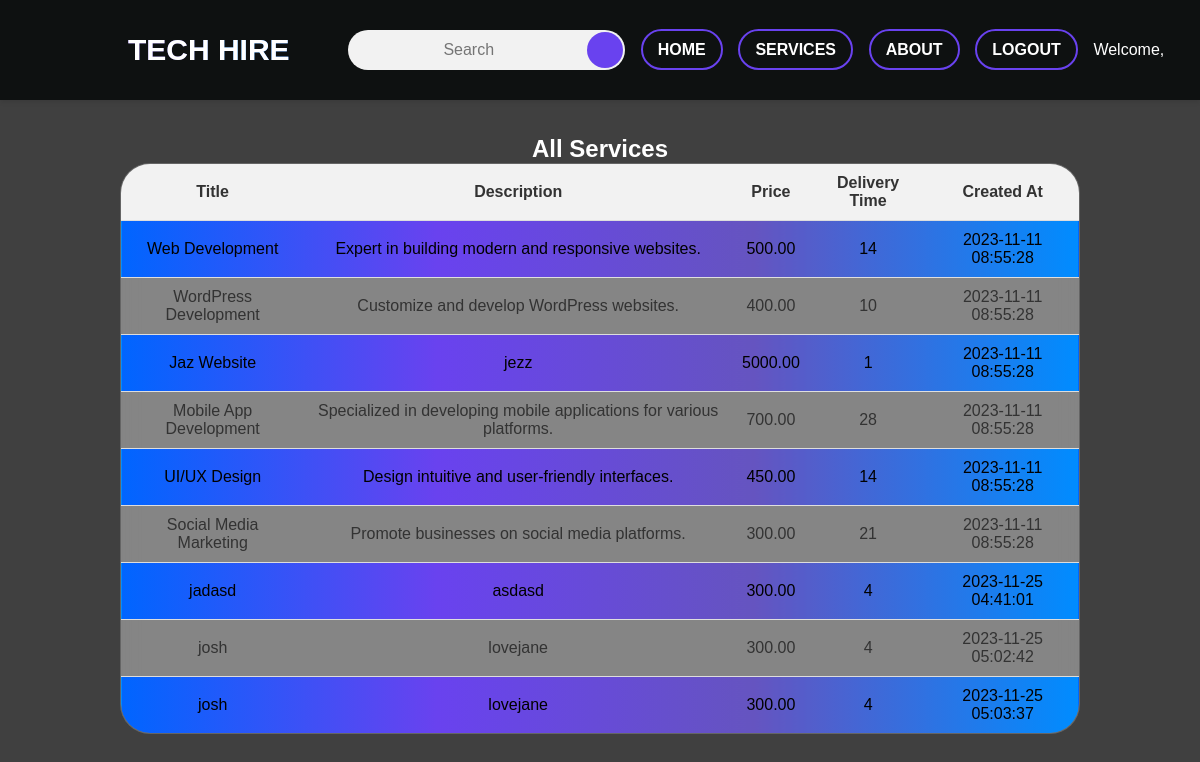
/pages/services.php (signed in), run on the app's committed database.
### tables this page shows
CREATE TABLE `services` (
  `service_id` int(11) NOT NULL,
  `freelancer_id` int(11) NOT NULL,
  `title` varchar(255) NOT NULL,
  `descriptions` text NOT NULL,
  `price` decimal(10,2) NOT NULL,
  `delivery_time` int(11) DEFAULT NULL,
  `created_at` timestamp NOT NULL DEFAULT current_timestamp(),
  `files` varchar(255) DEFAULT NULL
);

### pages/services.php (the view, shortened to what this page needs)
<!DOCTYPE html>
<html lang="en">
<head>
    <link rel="stylesheet" href="../css/services.css">
</head>
<body>
<?php
include('../includes/connect.php');
include('../includes/header.php');
if (isset($_SESSION["user_id"])) {
    $sqlServices = "SELECT * FROM services";
    $resultServices = $conn->query($sqlServices);
    if ($resultServices->num_rows > 0) {
        echo "<h2>All Services</h2>";
        echo "<table id='servicesTable'>";
        echo "<tr>
                  <th>Title</th>
                  <th>Description</th>
                  <th>Price</th>
                  <th>Delivery Time</th>
                  <th>Created At</th>
              </tr>";
        while ($rowService = $resultServices->fetch_assoc()) {
            echo "<tr>
                      <td>{$rowService['title']}</td>
                      <td>{$rowService['descriptions']}</td>
                      <td>{$rowService['price']}</td>
                      <td>{$rowService['delivery_time']}</td>
                      <td>{$rowService['created_at']}</td>
                  </tr>";
        }
        echo "</table>";
    } else {
        echo "<p>No services found.</p>";
    }
} else {
      echo "<p class=\"access-denied\">You are not logged in. Log in to access more features.</p>";
}
?>
</body>
</html>

### css/services.css (style rules this page uses)
body { padding-top: 50px; margin: 0; font-family: 'Arial', sans-serif; background-image: linear-gradient(rgba(0, 0, 0, 0.75), rgba(0, 0, 0, 0.75)), url(../images/purplesignup.jpg); background-size: cover; background-position: center; color: #333; }
table { border: none; border-collapse: collapse; width: 100%; margin-top: 20px; position: relative; z-index: 1; }
th { background-color: #f2f2f2; padding: 10px; text-align: left; }
td { padding: 10px; text-align: left; border-bottom: 1px solid #ddd; }
tr:nth-child(even) { background-color: #f9f9f9; }
#servicesTable { font-family: 'Arial', sans-serif; border: 1px solid #ddd; border-radius: 8px; overflow: hidden; }
html, body { height: 100%; margin: 0; overflow: auto; }
#servicesTable { font-family: 'Arial', sans-serif; border: 1px solid #ddd; border-radius: 30px; overflow: hidden; margin-top: 50px; background: rgba(255, 255, 255, 0.2); backdrop-filter: blur(10px); width: 80%; margin: 0 auto; }
#servicesTable tr { display: table-row; margin: 10px 0; border-radius: 30px; background-color: rgba(255, 255, 255, 0.2); border: 1px solid #ddd; }
#servicesTable th { background-color: #f2f2f2; padding: 10px; text-align: center; vertical-align: middle; }
#servicesTable td { padding: 10px; text-align: left; border-bottom: 1px solid #ddd; vertical-align: middle; }
#servicesTable tr:nth-child(even) { background-color: rgba(105, 66, 239, 0.5); backdrop-filter: blur(10px); background-image: linear-gradient(to right, #0065ff 0%, #6942ef 33%, #6554c0 66%, #008cff 100%); color: black; }
h2 { margin-top: 85px; text-align: center; color: white; }
#servicesTable th, #servicesTable td { text-align: center; }

### css/header.css (style rules this page uses)
* { margin: 0; padding: 0; box-sizing: border-box; font-family: Arial; }
body { background-size: cover; height: 100vh; background-position: center; }

### data on the page
services: title "Web Development", descriptions "Expert in building modern and responsive websites.", price "500.00", delivery_time "14", created_at "2023-11-11 08:55:28"
services: title "WordPress Development", descriptions "Customize and develop WordPress websites.", price "400.00", delivery_time "10", created_at "2023-11-11 08:55:28"
services: title "Jaz Website", descriptions "jezz", price "5000.00", delivery_time "1", created_at "2023-11-11 08:55:28"
services: title "Mobile App Development", descriptions "Specialized in developing mobile applications for various platforms.", price "700.00", delivery_time "28", created_at "2023-11-11 08:55:28"
services: title "UI/UX Design", descriptions "Design intuitive and user-friendly interfaces.", price "450.00", delivery_time "14", created_at "2023-11-11 08:55:28"
services: title "Social Media Marketing", descriptions "Promote businesses on social media platforms.", price "300.00", delivery_time "21", created_at "2023-11-11 08:55:28"
services: title "jadasd", descriptions "asdasd", price "300.00", delivery_time "4", created_at "2023-11-25 04:41:01"
services: title "josh", descriptions "lovejane", price "300.00", delivery_time "4", created_at "2023-11-25 05:02:42"
services: title "josh", descriptions "lovejane", price "300.00", delivery_time "4", created_at "2023-11-25 05:03:37"
